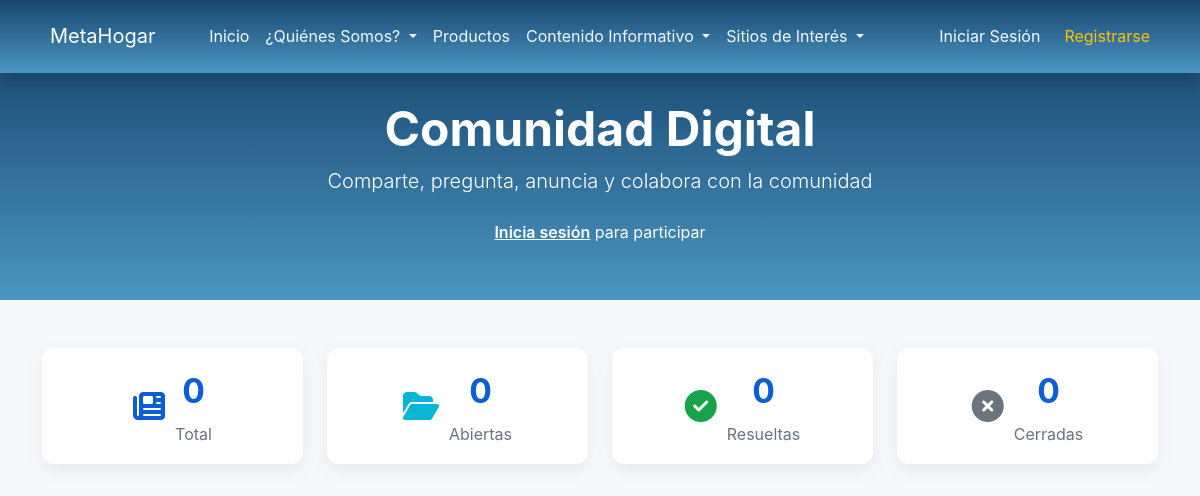
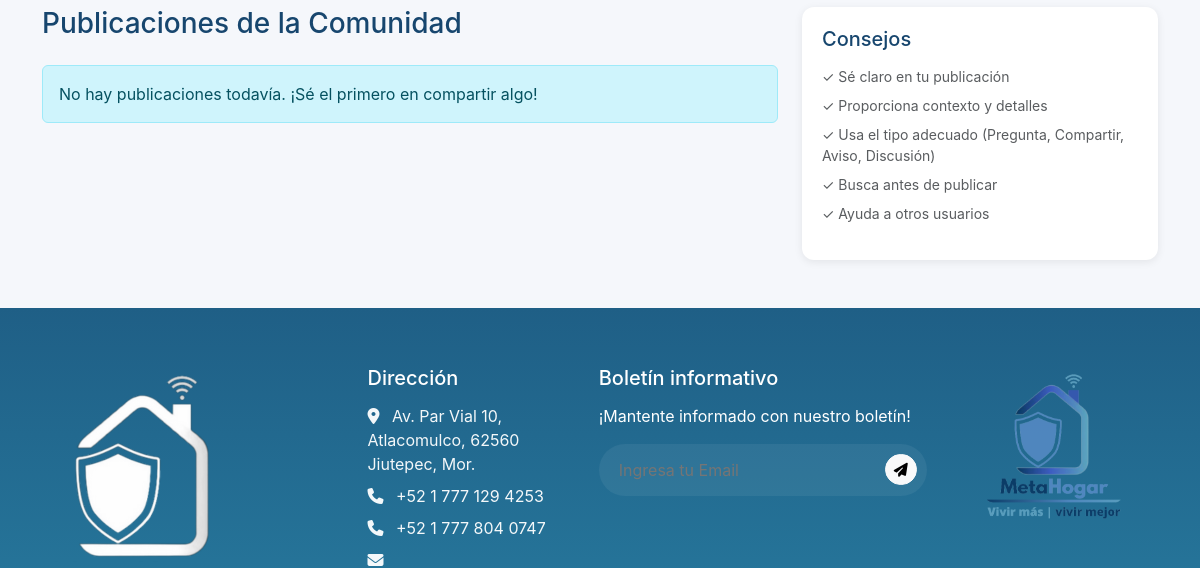
The page /public/comunidad.php (upper part) on the database as committed earlier (2 pictures, top to bottom).
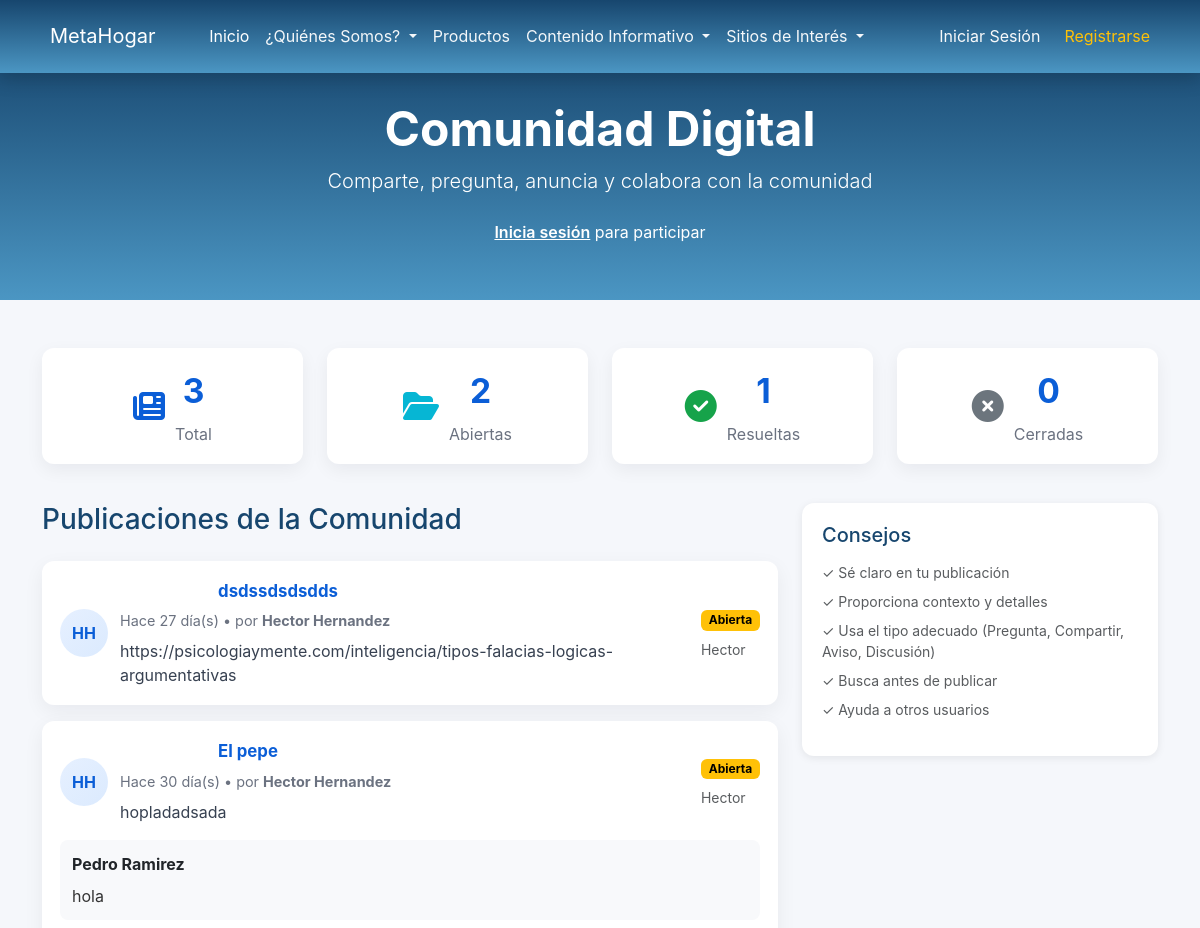
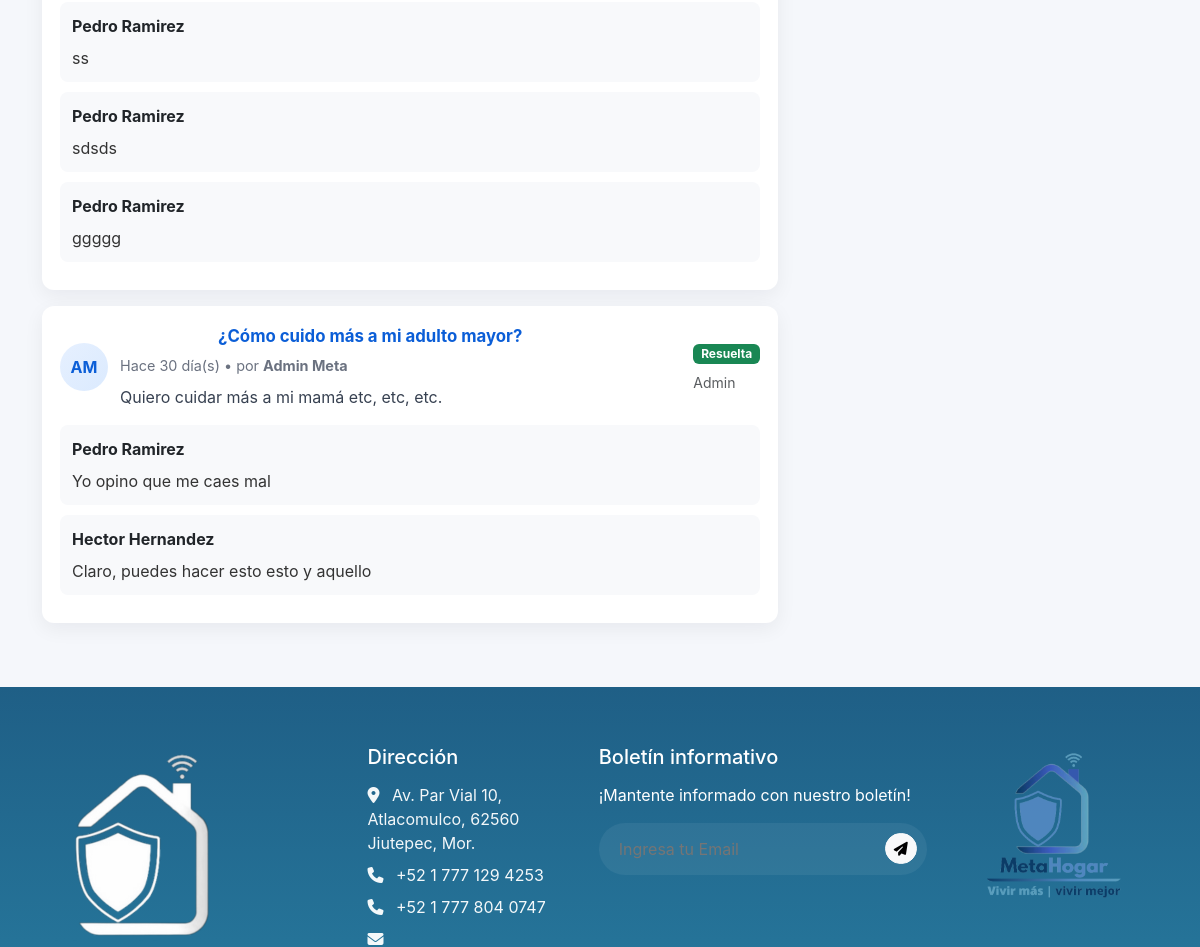
The same page on the database as committed later (2 pictures, top to bottom).
### tables this page shows
CREATE TABLE `incidencia` (
  `idIncidencia` int(11) NOT NULL,
  `Usuario_idUsuario` int(11) DEFAULT NULL,
  `Titulo` varchar(150) NOT NULL,
  `Descripcion` text NOT NULL,
  `Estado` enum('ABIERTA','EN_PROGRESO','RESUELTA','CERRADA') DEFAULT 'ABIERTA',
  `FechaRegistro` datetime NOT NULL DEFAULT current_timestamp()
);

CREATE TABLE `usuario` (
  `idUsuario` int(11) NOT NULL,
  `Nombre` varchar(60) NOT NULL,
  `ApellidoP` varchar(60) NOT NULL,
  `ApellidoM` varchar(60) NOT NULL,
  `Email` varchar(100) NOT NULL,
  `PasswordHash` varchar(255) NOT NULL,
  `Telefono` varchar(25) NOT NULL,
  `FechaRegistro` datetime NOT NULL DEFAULT current_timestamp(),
  `Activo` tinyint(1) NOT NULL DEFAULT 1,
  `Tipo` varchar(45) NOT NULL,
  `FechaActualizacion` datetime DEFAULT NULL,
  `IntentosFallidos` int(11) NOT NULL DEFAULT 0,
  `BloqueadoHasta` datetime DEFAULT NULL,
  `PasswordResetToken` varchar(64) DEFAULT NULL,
  `PasswordResetExpires` datetime DEFAULT NULL
);

CREATE TABLE `respuesta_incidencia` (
  `idRespuestaIncidencia` int(11) NOT NULL,
  `Incidencia_idIncidencia` int(11) NOT NULL,
  `Usuario_idUsuario` int(11) NOT NULL,
  `Cuerpo` text NOT NULL,
  `Aceptada` tinyint(1) DEFAULT 0,
  `Puntos` int(11) DEFAULT 0,
  `FechaCreacion` datetime NOT NULL DEFAULT current_timestamp(),
  `FechaActualizacion` datetime DEFAULT NULL
);

### public/comunidad.php (the view, shortened to what the rows shown need)
<?php
require_once __DIR__ . '/../app/config/db.php';
$stmt = $pdo->query("SELECT i.*, u.Nombre, u.ApellidoP, u.Email
    FROM Incidencia i
    LEFT JOIN Usuario u ON i.Usuario_idUsuario = u.idUsuario
    ORDER BY i.FechaRegistro DESC");
$incidencias = $stmt->fetchAll(PDO::FETCH_ASSOC);
?>
<!DOCTYPE html>
<html lang="es">
<head>
    <link href="https://cdn.jsdelivr.net/npm/bootstrap@5.3.2/dist/css/bootstrap.min.css" rel="stylesheet">
    <link rel="stylesheet" href="https://cdnjs.cloudflare.com/ajax/libs/font-awesome/6.4.0/css/all.min.css">
    <link rel="stylesheet" href="assets/css/bs-navbar.css">
</head>
<body>
    <div class="hero text-center">
        <div class="container">
            <h1 class="display-5 fw-bold mb-2">Comunidad Digital</h1>
        </div>
    </div>
    <div class="container py-5">
        <div class="row">
            <div class="col-lg-8">
                <?php if (empty($incidencias)): ?>
                    <div class="alert alert-info">
                        <p class="mb-0">No hay publicaciones todavía. ¡Sé el primero en compartir algo!</p>
                    </div>
                <?php else: ?>
                    <?php foreach ($incidencias as $inc): ?>
                        <?php $initials = strtoupper((!empty($inc['Nombre'])?substr($inc['Nombre'],0,1):'').(!empty($inc['ApellidoP'])?substr($inc['ApellidoP'],0,1):'')); ?>
                        <div class="incidencia-card">
                            <div class="card-header-row">
                                <div class="avatar"><?= htmlspecialchars($initials ?: 'U') ?></div>
                                <div style="flex:1">
                                    <div style="display:flex;align-items:center;gap:8px;flex-wrap:wrap">
                                        <span class="type-badge" data-type="<?= htmlspecialchars($inc['Tipo'] ?? 'Publicación') ?>"><?= htmlspecialchars($inc['Tipo'] ?? 'Publicación') ?></span>
                                        <div class="titulo-incidencia"><?= htmlspecialchars($inc['Titulo']) ?></div>
                                    </div>
                                    <div class="meta">
                                        <?php
                                        $fecha = new DateTime($inc['FechaRegistro']);
                                        $ahora = new DateTime();
                                        $diff = $ahora->diff($fecha);
                                        if ($diff->d > 0) {
                                            echo 'Hace ' . $diff->d . ' día(s)';
                                        } elseif ($diff->h > 0) {
                                            echo 'Hace ' . $diff->h . ' hora(s)';
                                        } else {
                                            echo 'Hace poco';
                                        }
                                        ?>
                                        • por <strong><?= htmlspecialchars($inc['Nombre'] . ' ' . ($inc['ApellidoP'] ?? '')) ?></strong>
                                    </div>
                                    <p class="mt-2 mb-0 post-excerpt">
                                        <?= htmlspecialchars(mb_substr($inc['Descripcion'], 0, 180)) ?><?= (mb_strlen($inc['Descripcion'])>180)?'...':'' ?>
                                    </p>
                                </div>
                                <div style="margin-left: 12px; text-align:right;">
                                    <div class="badge badge-<?= strtolower($inc['Estado']) ?>"><?= ucfirst(strtolower($inc['Estado'])) ?></div>
                                    <div class="mt-2 post-actions">
                                        <small class="text-muted"><?= htmlspecialchars($inc['Nombre'] ?? 'Usuario') ?></small>
                                    </div>
                                </div>
                            </div>
                            <?php
                            $stmtR = $pdo->prepare("SELECT r.*, u.Nombre, u.ApellidoP, u.Email,
                                (SELECT COUNT(*) FROM usuariorol ur JOIN rol ro ON ur.Rol_idRol = ro.idRol WHERE ur.Usuario_idUsuario = r.Usuario_idUsuario AND ro.Nombre = 'administrador') AS es_admin
                                FROM respuesta_incidencia r
                                LEFT JOIN usuario u ON r.Usuario_idUsuario = u.idUsuario
                                WHERE r.Incidencia_idIncidencia = :id
                                ORDER BY r.Aceptada DESC, r.Puntos DESC, r.FechaCreacion ASC");
                            $stmtR->execute([':id' => $inc['idIncidencia']]);
                            $respuestas = $stmtR->fetchAll(PDO::FETCH_ASSOC);
                            ?>
                            <?php if (!empty($respuestas)): ?>
                                <div class="mt-3">
                                    <?php foreach ($respuestas as $res): ?>
                                        <div style="background:#f8f9fb; border-radius:8px; padding:12px; margin-bottom:10px;">
                                            <div class="d-flex justify-content-between align-items-start">
                                                <div>
                                                    <strong><?= htmlspecialchars($res['Nombre'] . ' ' . ($res['ApellidoP'] ?? '')) ?></strong>
                                                </div>
                                            </div>
                                            <div class="mt-2" style="color:#333;"><?= nl2br(htmlspecialchars($res['Cuerpo'])) ?></div>
                                        </div>
                                    <?php endforeach; ?>
                                </div>
                            <?php endif; ?>
                        </div>
                    <?php endforeach; ?>
                <?php endif; ?>
            </div>
        </div>
    </div>
    <?php include __DIR__ . '/includes/footer.php'; ?>
</body>
</html>

Rows that differ between the two databases and show on the page:
added incidencia: Usuario_idUsuario.ApellidoP "HH", Titulo "dsdssdsdsdds", FechaRegistro "27", Usuario_idUsuario.ApellidoP "Hector Hernandez", Descripcion "https://psicologiaymente.com/inteligencia/tipos-falacias-logicas-argumentativas", Estado "Abierta", Usuario_idUsuario.Nombre "Hector"
added incidencia: Usuario_idUsuario.ApellidoP "HH", Titulo "El pepe", FechaRegistro "30", Usuario_idUsuario.ApellidoP "Hector Hernandez", Descripcion "hopladadsada", Estado "Abierta", Usuario_idUsuario.Nombre "Hector"
added respuesta_incidencia: Usuario_idUsuario.ApellidoP "Pedro Ramirez", Cuerpo "hola", shown under "HH"
added respuesta_incidencia: Usuario_idUsuario.ApellidoP "Pedro Ramirez", Cuerpo "ss", shown under "HH"
added respuesta_incidencia: Usuario_idUsuario.ApellidoP "Pedro Ramirez", Cuerpo "sdsds", shown under "HH"
added respuesta_incidencia: Usuario_idUsuario.ApellidoP "Pedro Ramirez", Cuerpo "ggggg", shown under "HH"
added incidencia: Usuario_idUsuario.ApellidoP "AM", Titulo "¿Cómo cuido más a mi adulto mayor?", FechaRegistro "30", Usuario_idUsuario.ApellidoP "Admin Meta", Descripcion "Quiero cuidar más a mi mamá etc, etc, etc.", Estado "Resuelta", Usuario_idUsuario.Nombre "Admin"
added respuesta_incidencia: Usuario_idUsuario.ApellidoP "Pedro Ramirez", Cuerpo "Yo opino que me caes mal", shown under "AM"
added respuesta_incidencia: Usuario_idUsuario.ApellidoP "Hector Hernandez", Cuerpo "Claro, puedes hacer esto esto y aquello", shown under "AM"
Other text that changed with them:
$estadisticas['total']: "0" → "3"
$estadisticas['abiertas']: "0" → "2"
$estadisticas['resueltas']: "0" → "1"
text no longer shown: "No hay publicaciones todavía. ¡Sé el primero en compartir algo!"
